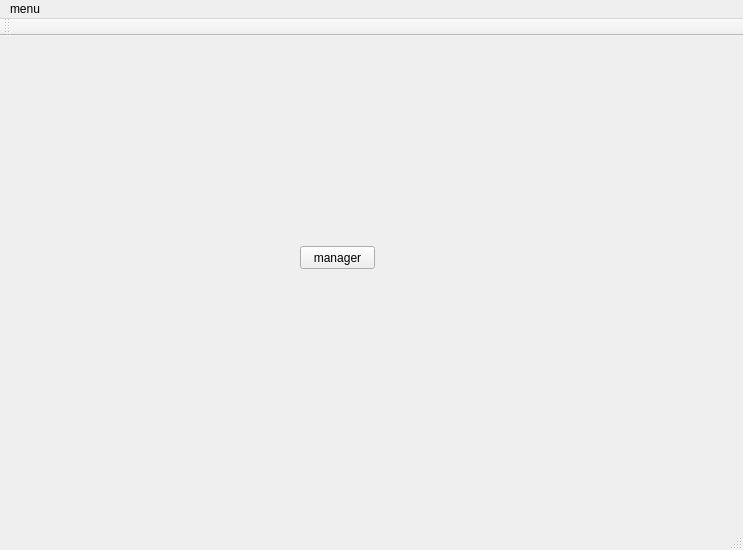
<?xml version="1.0" encoding="UTF-8"?>
<ui version="4.0">
 <class>MainWindow</class>
 <widget class="QMainWindow" name="MainWindow">
  <property name="geometry">
   <rect>
    <x>0</x>
    <y>0</y>
    <width>743</width>
    <height>550</height>
   </rect>
  </property>
  <property name="windowTitle">
   <string>MainWindow</string>
  </property>
  <widget class="QWidget" name="centralWidget">
   <widget class="QStackedWidget" name="screens">
    <property name="geometry">
     <rect>
      <x>10</x>
      <y>0</y>
      <width>701</width>
      <height>501</height>
     </rect>
    </property>
    <property name="currentIndex">
     <number>2</number>
    </property>
    <widget class="QWidget" name="loginPage">
     <widget class="QPushButton" name="pushButton_2">
      <property name="geometry">
       <rect>
        <x>220</x>
        <y>90</y>
        <width>101</width>
        <height>51</height>
       </rect>
      </property>
      <property name="text">
       <string>Admin</string>
      </property>
     </widget>
     <widget class="QPushButton" name="pushButton_3">
      <property name="geometry">
       <rect>
        <x>370</x>
        <y>90</y>
        <width>111</width>
        <height>51</height>
       </rect>
      </property>
      <property name="text">
       <string>Manager</string>
      </property>
     </widget>
     <widget class="QLineEdit" name="username">
      <property name="geometry">
       <rect>
        <x>260</x>
        <y>210</y>
        <width>161</width>
        <height>21</height>
       </rect>
      </property>
     </widget>
     <widget class="QLabel" name="userlab">
      <property name="geometry">
       <rect>
        <x>260</x>
        <y>180</y>
        <width>161</width>
        <height>20</height>
       </rect>
      </property>
      <property name="text">
       <string/>
      </property>
     </widget>
     <widget class="QLabel" name="passlab">
      <property name="geometry">
       <rect>
        <x>260</x>
        <y>240</y>
        <width>151</width>
        <height>20</height>
       </rect>
      </property>
      <property name="text">
       <string/>
      </property>
     </widget>
     <widget class="QLineEdit" name="password">
      <property name="geometry">
       <rect>
        <x>260</x>
        <y>260</y>
        <width>161</width>
        <height>21</height>
       </rect>
      </property>
     </widget>
     <widget class="QPushButton" name="pushButton">
      <property name="geometry">
       <rect>
        <x>230</x>
        <y>360</y>
        <width>211</width>
        <height>41</height>
       </rect>
      </property>
      <property name="text">
       <string>LOGOUT</string>
      </property>
     </widget>
    </widget>
    <widget class="QWidget" name="Admin_page">
     <widget class="QStackedWidget" name="stackedWidget">
      <property name="geometry">
       <rect>
        <x>0</x>
        <y>60</y>
        <width>681</width>
        <height>411</height>
       </rect>
      </property>
      <property name="currentIndex">
       <number>0</number>
      </property>
      <widget class="QWidget" name="page1">
       <widget class="QTableWidget" name="table">
        <property name="geometry">
         <rect>
          <x>20</x>
          <y>30</y>
          <width>541</width>
          <height>361</height>
         </rect>
        </property>
        <row>
         <property name="text">
          <string>New Row</string>
         </property>
        </row>
        <row>
         <property name="text">
          <string>New Row</string>
         </property>
        </row>
        <row>
         <property name="text">
          <string>New Row</string>
         </property>
        </row>
        <row>
         <property name="text">
          <string>New Row</string>
         </property>
        </row>
        <row>
         <property name="text">
          <string>New Row</string>
         </property>
        </row>
        <row>
         <property name="text">
          <string>New Row</string>
         </property>
        </row>
        <row>
         <property name="text">
          <string>New Row</string>
         </property>
        </row>
        <row>
         <property name="text">
          <string>New Row</string>
         </property>
        </row>
        <row>
         <property name="text">
          <string>New Row</string>
         </property>
        </row>
        <row>
         <property name="text">
          <string>New Row</string>
         </property>
        </row>
        <row>
         <property name="text">
          <string>New Row</string>
         </property>
        </row>
        <row>
         <property name="text">
          <string>New Row</string>
         </property>
        </row>
        <row>
         <property name="text">
          <string>New Row</string>
         </property>
        </row>
        <column>
         <property name="text">
          <string>Date</string>
         </property>
        </column>
        <column>
         <property name="text">
          <string>Item Number</string>
         </property>
        </column>
        <column>
         <property name="text">
          <string>Item Name</string>
         </property>
        </column>
        <column>
         <property name="text">
          <string>Price</string>
         </property>
        </column>
        <column>
         <property name="text">
          <string>how many</string>
         </property>
        </column>
       </widget>
      </widget>
      <widget class="QWidget" name="page2"/>
     </widget>
     <widget class="QPushButton" name="pushButton_4">
      <property name="geometry">
       <rect>
        <x>30</x>
        <y>20</y>
        <width>75</width>
        <height>23</height>
       </rect>
      </property>
      <property name="text">
       <string>PushButton</string>
      </property>
     </widget>
    </widget>
    <widget class="QWidget" name="manage_page">
     <widget class="QPushButton" name="pushButton_5">
      <property name="geometry">
       <rect>
        <x>290</x>
        <y>210</y>
        <width>75</width>
        <height>23</height>
       </rect>
      </property>
      <property name="text">
       <string>manager</string>
      </property>
     </widget>
    </widget>
   </widget>
  </widget>
  <widget class="QMenuBar" name="menuBar">
   <property name="geometry">
    <rect>
     <x>0</x>
     <y>0</y>
     <width>743</width>
     <height>21</height>
    </rect>
   </property>
   <widget class="QMenu" name="menuMenu">
    <property name="title">
     <string>menu</string>
    </property>
   </widget>
   <addaction name="menuMenu"/>
  </widget>
  <widget class="QToolBar" name="mainToolBar">
   <attribute name="toolBarArea">
    <enum>TopToolBarArea</enum>
   </attribute>
   <attribute name="toolBarBreak">
    <bool>false</bool>
   </attribute>
  </widget>
  <widget class="QStatusBar" name="statusBar"/>
 </widget>
 <layoutdefault spacing="6" margin="11"/>
 <resources/>
 <connections/>
</ui>
